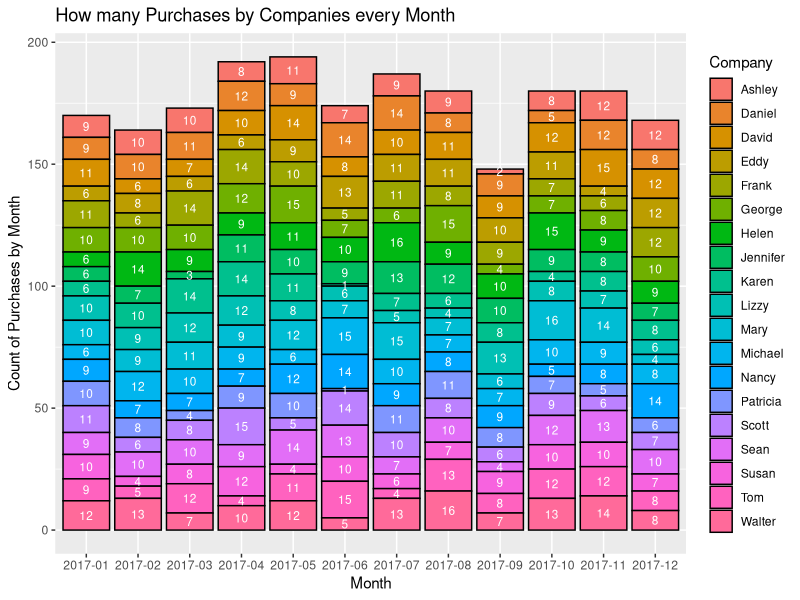
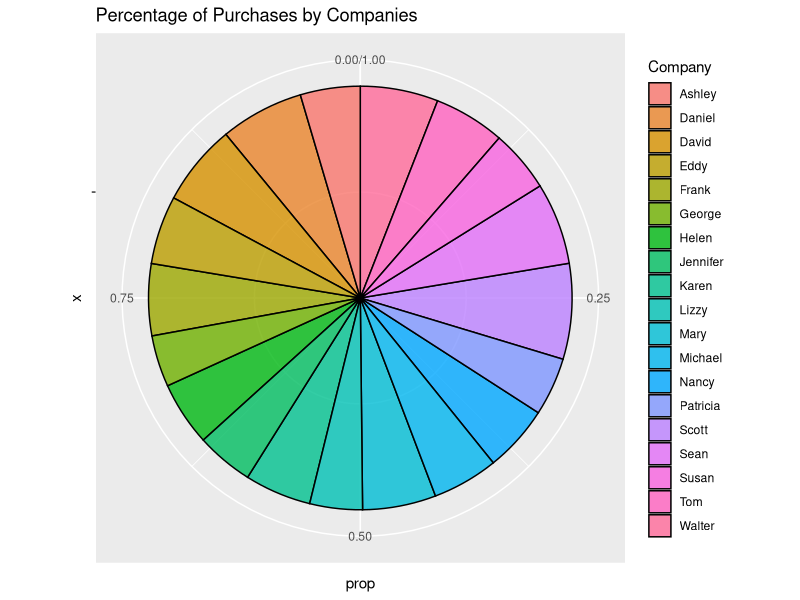
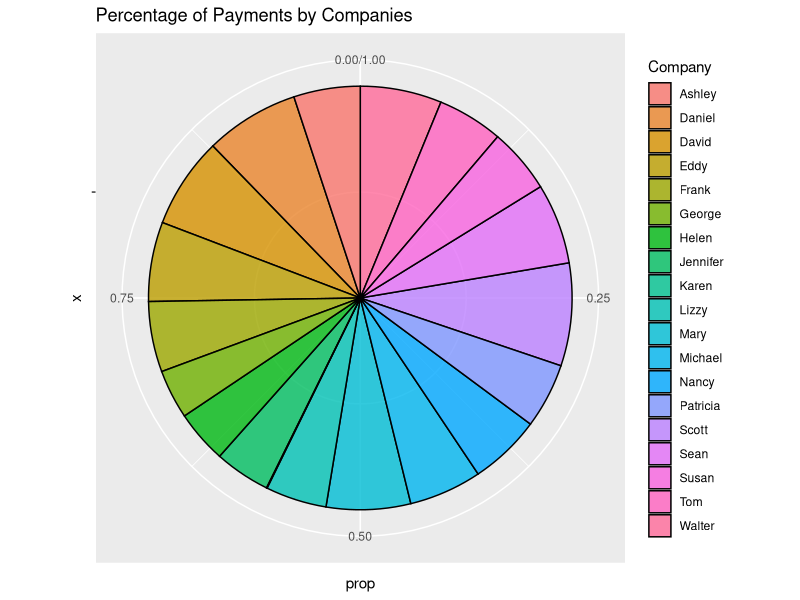

The R source for these figures, in order:
library(tidyverse)
library(dplyr)

#Going to import the information


Purchase_Data <- readxl::read_excel("2018-03-12 Stamps.com Excel assessment.xlsx", 
                                    sheet = "Purchase Payment Data")
Purchase_Data$Date <- as.Date(Purchase_Data$Date, format = '%m/%d/%Y')
Purchase_Data <- Purchase_Data %>%
  mutate(month = format(Date, "%m"))

#1. Show total amount of purchases in each month by each company 
Purchase_Data %>%
  ggplot(aes(x = format(Date, "%Y-%m"), fill = Company))+
  geom_bar(color = 'Black') +
  labs(x = 'Month', y = "Count of Purchases by Month", title = "How many Purchases by Companies every Month")+
  geom_text(stat = 'count', aes(label=..count..), size = 3, position = position_stack(vjust = 0.5), color="white")


#2. Billing for each Company at the end of the month
Bill_Data <- Purchase_Data %>%
  group_by(month, Company) %>%
  summarise(sum_spend = sum(Spend, na.rm = TRUE), sum_payment = sum(Payment, na.rm = TRUE),
            Bill = sum_spend + sum_payment)

#This is the largest bill that Stamps will collect in the entire year
max(Bill_Data$Bill)

#3. What is the dollar amount of each customers highest bill
Bill_Data %>%
  group_by(Company) %>%
  summarise(max_bill = max(Bill))

#4 Profit margins is a flat percentage. 1st, 4th, 6th profitable person
Profitable_margin_customers <- Purchase_Data %>%
  group_by(Company) %>%
  summarise(total_purchase = sum(Spend, na.rm = TRUE)) %>%
  arrange(desc(total_purchase))

#These are the most profitable customers by purchases
Profitable_margin_customers[1,]
Profitable_margin_customers[4,]
Profitable_margin_customers[6,]

#Quick percentage breakdown of the information by the purchases amount over the year
#by each company
Profitable_margin_customers <- Profitable_margin_customers %>%
  mutate(prop = total_purchase / sum(total_purchase))
Profitable_margin_customers %>%
  ggplot(aes(x = '', y = prop, fill = Company)) +
  geom_bar(stat = 'identity', alpha = .8, color = 'Black')+
  coord_polar('y', start = 0) +
  labs(title = "Percentage of Purchases by Companies")

#The method would be similar with more companies as you are just finding the most profitable
# the ones that are buying the most.

#5 Credit Exposure
Bill_Data %>%
  group_by(month) %>%
  summarise(credit_exposure = sum(Bill))

#6 Most Valueable Customer YTD
Customer_Payments <- Purchase_Data %>%
  group_by(Company) %>%
  summarise(total_payments = sum(Payment, na.rm = TRUE)) %>%
  arrange(total_payments)

#The total payments broken down into percentages of companies
Customer_Payments <- Customer_Payments %>%
  mutate(prop = total_payments / sum(total_payments))

Customer_Payments %>%
  ggplot(aes(x = '', y = prop, fill = Company)) +
  geom_bar(stat = 'identity', alpha = .8, color = 'Black')+
  coord_polar('y', start = 0) +
  labs(title = "Percentage of Payments by Companies")

#If we go off the same as in question 4 and choose 1, 4, 6
Customer_Payments[1,]
Customer_Payments[4,]
Customer_Payments[6,]

## B) most valuable customer by month
Customer_Payments_month1 <- Purchase_Data %>%
  group_by(Company, month) %>%
  summarise(total_payments = sum(Payment, na.rm = TRUE)) %>%
  group_by(month) %>%
  summarise(total_payments = min(total_payments))
Customer_Payments_month2 <- Purchase_Data %>%
  group_by(Company, month) %>%
  summarise(total_payments = sum(Payment, na.rm = TRUE))
Customer_Payments_month <- left_join(Customer_Payments_month1, Customer_Payments_month2, by = c('month', 'total_payments'))

#7) Billing cycle 16 to 15 of each month for each purchase
#Here we are going to break up all the dates into the intervals that we need in order to
#have the desired billing cycles.
#January's Billing cycle
January_Billing_Cycle <- Purchase_Data[Purchase_Data$Date >= "2017-01-16" & Purchase_Data$Date <= "2017-02-15",]
January_Billing_Cycle <- January_Billing_Cycle %>%
                          group_by(Company) %>%
                          summarise(January = sum(Spend, na.rm = TRUE))
#February's Billing Cycle
February_Billing_Cycle <- Purchase_Data[Purchase_Data$Date >= "2017-02-16" & Purchase_Data$Date <= "2017-03-15",]
February_Billing_Cycle <- February_Billing_Cycle %>%
                          group_by(Company) %>%
                          summarise(February = sum(Spend, na.rm = TRUE))
#March's Billing Cycle
March_Billing_Cycle <- Purchase_Data[Purchase_Data$Date >= "2017-03-16" & Purchase_Data$Date <= "2017-04-15",]
March_Billing_Cycle <- March_Billing_Cycle %>%
                        group_by(Company) %>%
                        summarise(March = sum(Spend, na.rm = TRUE))
#April's Billing Cycle
April_Billing_Cycle <- Purchase_Data[Purchase_Data$Date >= "2017-04-16" & Purchase_Data$Date <= "2017-05-15",]
April_Billing_Cycle <- April_Billing_Cycle %>%
                        group_by(Company) %>%
                        summarise(April = sum(Spend, na.rm = TRUE))
#May's Billing Cycle
May_Billing_Cycle <- Purchase_Data[Purchase_Data$Date >= "2017-05-16" & Purchase_Data$Date <= "2017-06-15",]
May_Billing_Cycle <- May_Billing_Cycle %>%
                      group_by(Company) %>%
                      summarise(May = sum(Spend, na.rm = TRUE))
#June's Billing Cycle
June_Billing_Cycle <- Purchase_Data[Purchase_Data$Date >= "2017-06-16" & Purchase_Data$Date <= "2017-07-15",]
June_Billing_Cycle <- June_Billing_Cycle %>%
                      group_by(Company) %>%
                      summarise(June = sum(Spend, na.rm = TRUE))
#July's Billing Cycle
July_Billing_Cycle <- Purchase_Data[Purchase_Data$Date >= "2017-07-16" & Purchase_Data$Date <= "2017-08-15",]
July_Billing_Cycle <- July_Billing_Cycle %>%
                      group_by(Company) %>%
                      summarise(July = sum(Spend, na.rm = TRUE))
#August's BIlling Cycle
August_Billing_Cycle <- Purchase_Data[Purchase_Data$Date >= "2017-08-16" & Purchase_Data$Date <= "2017-09-15",]
August_Billing_Cycle <- August_Billing_Cycle %>%
                        group_by(Company) %>%
                        summarise(August = sum(Spend, na.rm = TRUE))
#September's Billing Cycle
September_Billing_Cycle <- Purchase_Data[Purchase_Data$Date >= "2017-09-16" & Purchase_Data$Date <= "2017-10-15",]
September_Billing_Cycle <- September_Billing_Cycle %>%
                            group_by(Company) %>%
                            summarise(September = sum(Spend, na.rm = TRUE))
#October's Billing Cycle
October_Billing_Cycle <- Purchase_Data[Purchase_Data$Date >= "2017-10-16" & Purchase_Data$Date <= "2017-11-15",]
October_Billing_Cycle <- October_Billing_Cycle %>%
                          group_by(Company) %>%
                          summarise(October = sum(Spend, na.rm = TRUE))
#November's Billing Cycle
November_Billing_Cycle <- Purchase_Data[Purchase_Data$Date >= "2017-11-16" & Purchase_Data$Date <= "2017-12-15",]
November_Billing_Cycle <- November_Billing_Cycle %>%
                          group_by(Company) %>%
                          summarise(November = sum(Spend, na.rm = TRUE))
#Now we want to combine all the segments into one data frame that hold the total amount
#of orders purchased by each company for each billing cycle
Billing_Cycle <- left_join(January_Billing_Cycle, February_Billing_Cycle, by='Company') %>%
  left_join(., March_Billing_Cycle, by = "Company") %>%
  left_join(., April_Billing_Cycle, by='Company') %>%
  left_join(., May_Billing_Cycle, by = "Company") %>%
  left_join(., June_Billing_Cycle, by = 'Company') %>%
  left_join(., July_Billing_Cycle, by= 'Company') %>%
  left_join(., August_Billing_Cycle, by = "Company") %>%
  left_join(., September_Billing_Cycle, by = "Company") %>%
  left_join(., October_Billing_Cycle, by = "Company") %>%
  left_join(., November_Billing_Cycle, by = "Company")
                           
                           
#7) Finally we have the final answer in a data frame that shows the billing cycle
#of each company for their purchase in that time
Billing_Cycle



